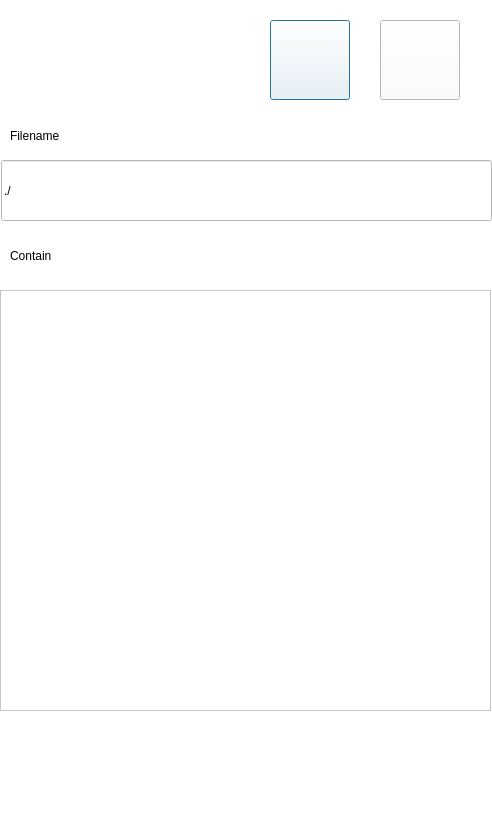
<?xml version="1.0" encoding="UTF-8"?>
<ui version="4.0">
 <class>formCreateNewFile</class>
 <widget class="QDialog" name="formCreateNewFile">
  <property name="geometry">
   <rect>
    <x>0</x>
    <y>0</y>
    <width>492</width>
    <height>837</height>
   </rect>
  </property>
  <property name="palette">
   <palette>
    <active>
     <colorrole role="WindowText">
      <brush brushstyle="SolidPattern">
       <color alpha="255">
        <red>0</red>
        <green>0</green>
        <blue>0</blue>
       </color>
      </brush>
     </colorrole>
     <colorrole role="Button">
      <brush brushstyle="SolidPattern">
       <color alpha="255">
        <red>255</red>
        <green>255</green>
        <blue>255</blue>
       </color>
      </brush>
     </colorrole>
     <colorrole role="Light">
      <brush brushstyle="SolidPattern">
       <color alpha="255">
        <red>255</red>
        <green>255</green>
        <blue>255</blue>
       </color>
      </brush>
     </colorrole>
     <colorrole role="Midlight">
      <brush brushstyle="SolidPattern">
       <color alpha="255">
        <red>255</red>
        <green>255</green>
        <blue>255</blue>
       </color>
      </brush>
     </colorrole>
     <colorrole role="Dark">
      <brush brushstyle="SolidPattern">
       <color alpha="255">
        <red>127</red>
        <green>127</green>
        <blue>127</blue>
       </color>
      </brush>
     </colorrole>
     <colorrole role="Mid">
      <brush brushstyle="SolidPattern">
       <color alpha="255">
        <red>170</red>
        <green>170</green>
        <blue>170</blue>
       </color>
      </brush>
     </colorrole>
     <colorrole role="Text">
      <brush brushstyle="SolidPattern">
       <color alpha="255">
        <red>0</red>
        <green>0</green>
        <blue>0</blue>
       </color>
      </brush>
     </colorrole>
     <colorrole role="BrightText">
      <brush brushstyle="SolidPattern">
       <color alpha="255">
        <red>255</red>
        <green>255</green>
        <blue>255</blue>
       </color>
      </brush>
     </colorrole>
     <colorrole role="ButtonText">
      <brush brushstyle="SolidPattern">
       <color alpha="255">
        <red>0</red>
        <green>0</green>
        <blue>0</blue>
       </color>
      </brush>
     </colorrole>
     <colorrole role="Base">
      <brush brushstyle="SolidPattern">
       <color alpha="255">
        <red>255</red>
        <green>255</green>
        <blue>255</blue>
       </color>
      </brush>
     </colorrole>
     <colorrole role="Window">
      <brush brushstyle="SolidPattern">
       <color alpha="255">
        <red>255</red>
        <green>255</green>
        <blue>255</blue>
       </color>
      </brush>
     </colorrole>
     <colorrole role="Shadow">
      <brush brushstyle="SolidPattern">
       <color alpha="255">
        <red>0</red>
        <green>0</green>
        <blue>0</blue>
       </color>
      </brush>
     </colorrole>
     <colorrole role="AlternateBase">
      <brush brushstyle="SolidPattern">
       <color alpha="255">
        <red>255</red>
        <green>255</green>
        <blue>255</blue>
       </color>
      </brush>
     </colorrole>
     <colorrole role="ToolTipBase">
      <brush brushstyle="SolidPattern">
       <color alpha="255">
        <red>255</red>
        <green>255</green>
        <blue>220</blue>
       </color>
      </brush>
     </colorrole>
     <colorrole role="ToolTipText">
      <brush brushstyle="SolidPattern">
       <color alpha="255">
        <red>0</red>
        <green>0</green>
        <blue>0</blue>
       </color>
      </brush>
     </colorrole>
    </active>
    <inactive>
     <colorrole role="WindowText">
      <brush brushstyle="SolidPattern">
       <color alpha="255">
        <red>0</red>
        <green>0</green>
        <blue>0</blue>
       </color>
      </brush>
     </colorrole>
     <colorrole role="Button">
      <brush brushstyle="SolidPattern">
       <color alpha="255">
        <red>255</red>
        <green>255</green>
        <blue>255</blue>
       </color>
      </brush>
     </colorrole>
     <colorrole role="Light">
      <brush brushstyle="SolidPattern">
       <color alpha="255">
        <red>255</red>
        <green>255</green>
        <blue>255</blue>
       </color>
      </brush>
     </colorrole>
     <colorrole role="Midlight">
      <brush brushstyle="SolidPattern">
       <color alpha="255">
        <red>255</red>
        <green>255</green>
        <blue>255</blue>
       </color>
      </brush>
     </colorrole>
     <colorrole role="Dark">
      <brush brushstyle="SolidPattern">
       <color alpha="255">
        <red>127</red>
        <green>127</green>
        <blue>127</blue>
       </color>
      </brush>
     </colorrole>
     <colorrole role="Mid">
      <brush brushstyle="SolidPattern">
       <color alpha="255">
        <red>170</red>
        <green>170</green>
        <blue>170</blue>
       </color>
      </brush>
     </colorrole>
     <colorrole role="Text">
      <brush brushstyle="SolidPattern">
       <color alpha="255">
        <red>0</red>
        <green>0</green>
        <blue>0</blue>
       </color>
      </brush>
     </colorrole>
     <colorrole role="BrightText">
      <brush brushstyle="SolidPattern">
       <color alpha="255">
        <red>255</red>
        <green>255</green>
        <blue>255</blue>
       </color>
      </brush>
     </colorrole>
     <colorrole role="ButtonText">
      <brush brushstyle="SolidPattern">
       <color alpha="255">
        <red>0</red>
        <green>0</green>
        <blue>0</blue>
       </color>
      </brush>
     </colorrole>
     <colorrole role="Base">
      <brush brushstyle="SolidPattern">
       <color alpha="255">
        <red>255</red>
        <green>255</green>
        <blue>255</blue>
       </color>
      </brush>
     </colorrole>
     <colorrole role="Window">
      <brush brushstyle="SolidPattern">
       <color alpha="255">
        <red>255</red>
        <green>255</green>
        <blue>255</blue>
       </color>
      </brush>
     </colorrole>
     <colorrole role="Shadow">
      <brush brushstyle="SolidPattern">
       <color alpha="255">
        <red>0</red>
        <green>0</green>
        <blue>0</blue>
       </color>
      </brush>
     </colorrole>
     <colorrole role="AlternateBase">
      <brush brushstyle="SolidPattern">
       <color alpha="255">
        <red>255</red>
        <green>255</green>
        <blue>255</blue>
       </color>
      </brush>
     </colorrole>
     <colorrole role="ToolTipBase">
      <brush brushstyle="SolidPattern">
       <color alpha="255">
        <red>255</red>
        <green>255</green>
        <blue>220</blue>
       </color>
      </brush>
     </colorrole>
     <colorrole role="ToolTipText">
      <brush brushstyle="SolidPattern">
       <color alpha="255">
        <red>0</red>
        <green>0</green>
        <blue>0</blue>
       </color>
      </brush>
     </colorrole>
    </inactive>
    <disabled>
     <colorrole role="WindowText">
      <brush brushstyle="SolidPattern">
       <color alpha="255">
        <red>127</red>
        <green>127</green>
        <blue>127</blue>
       </color>
      </brush>
     </colorrole>
     <colorrole role="Button">
      <brush brushstyle="SolidPattern">
       <color alpha="255">
        <red>255</red>
        <green>255</green>
        <blue>255</blue>
       </color>
      </brush>
     </colorrole>
     <colorrole role="Light">
      <brush brushstyle="SolidPattern">
       <color alpha="255">
        <red>255</red>
        <green>255</green>
        <blue>255</blue>
       </color>
      </brush>
     </colorrole>
     <colorrole role="Midlight">
      <brush brushstyle="SolidPattern">
       <color alpha="255">
        <red>255</red>
        <green>255</green>
        <blue>255</blue>
       </color>
      </brush>
     </colorrole>
     <colorrole role="Dark">
      <brush brushstyle="SolidPattern">
       <color alpha="255">
        <red>127</red>
        <green>127</green>
        <blue>127</blue>
       </color>
      </brush>
     </colorrole>
     <colorrole role="Mid">
      <brush brushstyle="SolidPattern">
       <color alpha="255">
        <red>170</red>
        <green>170</green>
        <blue>170</blue>
       </color>
      </brush>
     </colorrole>
     <colorrole role="Text">
      <brush brushstyle="SolidPattern">
       <color alpha="255">
        <red>127</red>
        <green>127</green>
        <blue>127</blue>
       </color>
      </brush>
     </colorrole>
     <colorrole role="BrightText">
      <brush brushstyle="SolidPattern">
       <color alpha="255">
        <red>255</red>
        <green>255</green>
        <blue>255</blue>
       </color>
      </brush>
     </colorrole>
     <colorrole role="ButtonText">
      <brush brushstyle="SolidPattern">
       <color alpha="255">
        <red>127</red>
        <green>127</green>
        <blue>127</blue>
       </color>
      </brush>
     </colorrole>
     <colorrole role="Base">
      <brush brushstyle="SolidPattern">
       <color alpha="255">
        <red>255</red>
        <green>255</green>
        <blue>255</blue>
       </color>
      </brush>
     </colorrole>
     <colorrole role="Window">
      <brush brushstyle="SolidPattern">
       <color alpha="255">
        <red>255</red>
        <green>255</green>
        <blue>255</blue>
       </color>
      </brush>
     </colorrole>
     <colorrole role="Shadow">
      <brush brushstyle="SolidPattern">
       <color alpha="255">
        <red>0</red>
        <green>0</green>
        <blue>0</blue>
       </color>
      </brush>
     </colorrole>
     <colorrole role="AlternateBase">
      <brush brushstyle="SolidPattern">
       <color alpha="255">
        <red>255</red>
        <green>255</green>
        <blue>255</blue>
       </color>
      </brush>
     </colorrole>
     <colorrole role="ToolTipBase">
      <brush brushstyle="SolidPattern">
       <color alpha="255">
        <red>255</red>
        <green>255</green>
        <blue>220</blue>
       </color>
      </brush>
     </colorrole>
     <colorrole role="ToolTipText">
      <brush brushstyle="SolidPattern">
       <color alpha="255">
        <red>0</red>
        <green>0</green>
        <blue>0</blue>
       </color>
      </brush>
     </colorrole>
    </disabled>
   </palette>
  </property>
  <property name="windowTitle">
   <string>Dialog</string>
  </property>
  <widget class="QLineEdit" name="txtFilename">
   <property name="geometry">
    <rect>
     <x>1</x>
     <y>160</y>
     <width>491</width>
     <height>61</height>
    </rect>
   </property>
   <property name="text">
    <string>./</string>
   </property>
  </widget>
  <widget class="QPushButton" name="pbSave">
   <property name="enabled">
    <bool>true</bool>
   </property>
   <property name="geometry">
    <rect>
     <x>270</x>
     <y>20</y>
     <width>80</width>
     <height>80</height>
    </rect>
   </property>
   <property name="toolTip">
    <string>&lt;html&gt;&lt;head/&gt;&lt;body&gt;&lt;p&gt;Save parameters into XML&lt;/p&gt;&lt;/body&gt;&lt;/html&gt;</string>
   </property>
   <property name="text">
    <string/>
   </property>
   <property name="icon">
    <iconset resource="images.qrc">
     <normaloff>:/androidImages/Save-icon.png</normaloff>:/androidImages/Save-icon.png</iconset>
   </property>
   <property name="iconSize">
    <size>
     <width>80</width>
     <height>80</height>
    </size>
   </property>
  </widget>
  <widget class="QPushButton" name="pbClose">
   <property name="enabled">
    <bool>true</bool>
   </property>
   <property name="geometry">
    <rect>
     <x>380</x>
     <y>20</y>
     <width>80</width>
     <height>80</height>
    </rect>
   </property>
   <property name="toolTip">
    <string>&lt;html&gt;&lt;head/&gt;&lt;body&gt;&lt;p&gt;Load last snap-settings&lt;/p&gt;&lt;/body&gt;&lt;/html&gt;</string>
   </property>
   <property name="text">
    <string/>
   </property>
   <property name="icon">
    <iconset resource="images.qrc">
     <normaloff>:/androidImages/delete-icon.png</normaloff>:/androidImages/delete-icon.png</iconset>
   </property>
   <property name="iconSize">
    <size>
     <width>80</width>
     <height>80</height>
    </size>
   </property>
  </widget>
  <widget class="QLabel" name="label">
   <property name="geometry">
    <rect>
     <x>10</x>
     <y>110</y>
     <width>201</width>
     <height>51</height>
    </rect>
   </property>
   <property name="text">
    <string>Filename</string>
   </property>
  </widget>
  <widget class="QPlainTextEdit" name="txtContain">
   <property name="geometry">
    <rect>
     <x>0</x>
     <y>290</y>
     <width>491</width>
     <height>421</height>
    </rect>
   </property>
  </widget>
  <widget class="QLabel" name="label_2">
   <property name="geometry">
    <rect>
     <x>10</x>
     <y>230</y>
     <width>201</width>
     <height>51</height>
    </rect>
   </property>
   <property name="text">
    <string>Contain</string>
   </property>
  </widget>
 </widget>
 <resources>
  <include location="images.qrc"/>
 </resources>
 <connections/>
</ui>
